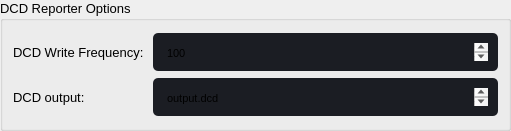
                               <widget class="QGroupBox" name="DCD_Reporter_Options_groupBox">
                                <property name="geometry">
                                 <rect>
                                  <x>10</x>
                                  <y>110</y>
                                  <width>511</width>
                                  <height>131</height>
                                 </rect>
                                </property>
                                <property name="font">
                                 <font>
                                  <family>Segoe UI</family>
                                  <pointsize>10</pointsize>
                                 </font>
                                </property>
                                <property name="styleSheet">
                                 <string notr="true">QWidget:disabled {
  background-color: #19232D;
  color: #787878;
  selection-background-color: #14506E;
  selection-color: #787878;
}</string>
                                </property>
                                <property name="title">
                                 <string>DCD Reporter Options</string>
                                </property>
                                <widget class="QWidget" name="formLayoutWidget_6">
                                 <property name="geometry">
                                  <rect>
                                   <x>10</x>
                                   <y>29</y>
                                   <width>491</width>
                                   <height>92</height>
                                  </rect>
                                 </property>
                                 <layout class="QFormLayout" name="formLayout_6">
                                  <property name="leftMargin">
                                   <number>3</number>
                                  </property>
                                  <property name="topMargin">
                                   <number>3</number>
                                  </property>
                                  <property name="rightMargin">
                                   <number>3</number>
                                  </property>
                                  <property name="bottomMargin">
                                   <number>3</number>
                                  </property>
                                  <item row="0" column="0">
                                   <widget class="QLabel" name="label_24">
                                    <property name="sizePolicy">
                                     <sizepolicy hsizetype="Expanding" vsizetype="Expanding">
                                      <horstretch>0</horstretch>
                                      <verstretch>0</verstretch>
                                     </sizepolicy>
                                    </property>
                                    <property name="font">
                                     <font>
                                      <family>Segoe UI</family>
                                      <pointsize>10</pointsize>
                                     </font>
                                    </property>
                                    <property name="text">
                                     <string>DCD Write Frequency: </string>
                                    </property>
                                   </widget>
                                  </item>
                                  <item row="1" column="0">
                                   <widget class="QLabel" name="label_25">
                                    <property name="sizePolicy">
                                     <sizepolicy hsizetype="Expanding" vsizetype="Expanding">
                                      <horstretch>0</horstretch>
                                      <verstretch>0</verstretch>
                                     </sizepolicy>
                                    </property>
                                    <property name="font">
                                     <font>
                                      <family>Segoe UI</family>
                                      <pointsize>10</pointsize>
                                     </font>
                                    </property>
                                    <property name="text">
                                     <string>DCD output: </string>
                                    </property>
                                   </widget>
                                  </item>
                                  <item row="0" column="1">
                                   <widget class="QTextEdit" name="DCD_write_freq_textEdit">
                                    <property name="minimumSize">
                                     <size>
                                      <width>0</width>
                                      <height>38</height>
                                     </size>
                                    </property>
                                    <property name="maximumSize">
                                     <size>
                                      <width>16777215</width>
                                      <height>38</height>
                                     </size>
                                    </property>
                                    <property name="font">
                                     <font>
                                      <family>Segoe UI</family>
                                      <pointsize>10</pointsize>
                                     </font>
                                    </property>
                                    <property name="styleSheet">
                                     <string notr="true">QTextEdit {
	background-color: rgb(27, 29, 35);
	border-radius: 5px;
	padding: 10px;
}
QTextEdit:hover {
	border: 2px solid rgb(64, 71, 88);
}
QTextEdit:focus {
	border: 2px solid rgb(91, 101, 124);
}</string>
                                    </property>
                                    <property name="html">
                                     <string>&lt;!DOCTYPE HTML PUBLIC &quot;-//W3C//DTD HTML 4.0//EN&quot; &quot;http://www.w3.org/TR/REC-html40/strict.dtd&quot;&gt;
&lt;html&gt;&lt;head&gt;&lt;meta name=&quot;qrichtext&quot; content=&quot;1&quot; /&gt;&lt;style type=&quot;text/css&quot;&gt;
p, li { white-space: pre-wrap; }
&lt;/style&gt;&lt;/head&gt;&lt;body style=&quot; font-family:'Segoe UI'; font-size:10pt; font-weight:400; font-style:normal;&quot;&gt;
&lt;p style=&quot; margin-top:0px; margin-bottom:0px; margin-left:0px; margin-right:0px; -qt-block-indent:0; text-indent:0px;&quot;&gt;&lt;span style=&quot; font-family:'MS Shell Dlg 2'; font-size:8.25pt;&quot;&gt;100&lt;/span&gt;&lt;/p&gt;&lt;/body&gt;&lt;/html&gt;</string>
                                    </property>
                                   </widget>
                                  </item>
                                  <item row="1" column="1">
                                   <widget class="QTextEdit" name="DCD_Output_Name_textEdit">
                                    <property name="minimumSize">
                                     <size>
                                      <width>0</width>
                                      <height>38</height>
                                     </size>
                                    </property>
                                    <property name="maximumSize">
                                     <size>
                                      <width>16777215</width>
                                      <height>38</height>
                                     </size>
                                    </property>
                                    <property name="font">
                                     <font>
                                      <family>Segoe UI</family>
                                      <pointsize>10</pointsize>
                                     </font>
                                    </property>
                                    <property name="styleSheet">
                                     <string notr="true">QTextEdit {
	background-color: rgb(27, 29, 35);
	border-radius: 5px;
	padding: 10px;
}
QTextEdit:hover {
	border: 2px solid rgb(64, 71, 88);
}
QTextEdit:focus {
	border: 2px solid rgb(91, 101, 124);
}</string>
                                    </property>
                                    <property name="html">
                                     <string>&lt;!DOCTYPE HTML PUBLIC &quot;-//W3C//DTD HTML 4.0//EN&quot; &quot;http://www.w3.org/TR/REC-html40/strict.dtd&quot;&gt;
&lt;html&gt;&lt;head&gt;&lt;meta name=&quot;qrichtext&quot; content=&quot;1&quot; /&gt;&lt;style type=&quot;text/css&quot;&gt;
p, li { white-space: pre-wrap; }
&lt;/style&gt;&lt;/head&gt;&lt;body style=&quot; font-family:'Segoe UI'; font-size:10pt; font-weight:400; font-style:normal;&quot;&gt;
&lt;p style=&quot; margin-top:0px; margin-bottom:0px; margin-left:0px; margin-right:0px; -qt-block-indent:0; text-indent:0px;&quot;&gt;&lt;span style=&quot; font-family:'MS Shell Dlg 2'; font-size:8.25pt;&quot;&gt;output.dcd&lt;/span&gt;&lt;/p&gt;&lt;/body&gt;&lt;/html&gt;</string>
                                    </property>
                                   </widget>
                                  </item>
                                 </layout>
                                </widget>
                               </widget>
